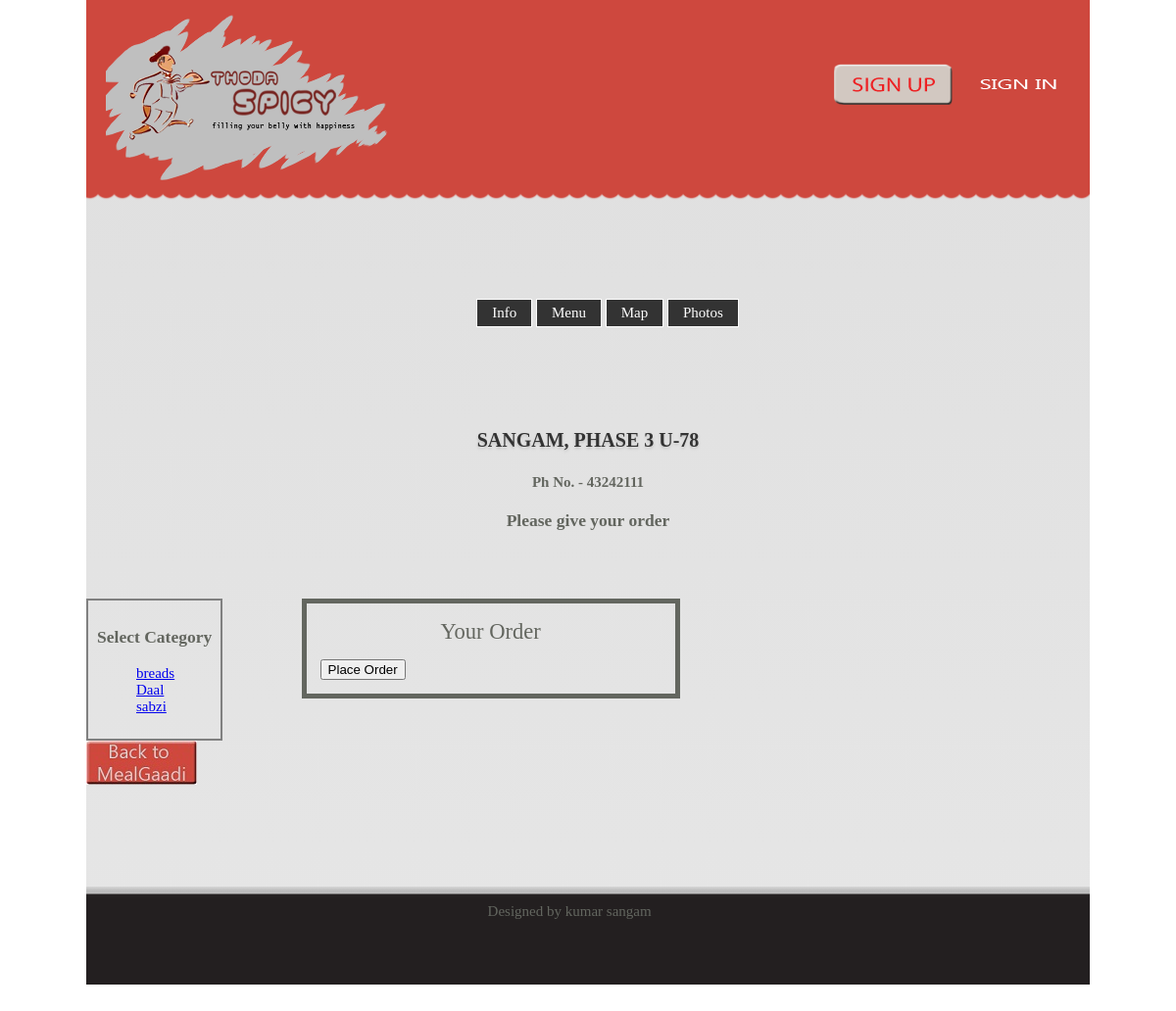
The app's page /menu.php?loc_id=1 with its own data.
### tables this page shows
CREATE TABLE IF NOT EXISTS `business_info` (
  `location_id` int(20) NOT NULL AUTO_INCREMENT,
  `website_id` int(20) NOT NULL,
  `business_name` varchar(50) NOT NULL,
  `business_building` varchar(50) NOT NULL,
  `business_street` varchar(50) NOT NULL,
  `business_city` varchar(20) NOT NULL,
  `business_state` varchar(20) NOT NULL,
  `business_zipcode` int(10) NOT NULL,
  `business_countrycode` int(10) NOT NULL,
  `business_contact` varchar(255) NOT NULL,
  `restaurant_type` varchar(9) NOT NULL,
  `maximum_delivery_km` int(3) NOT NULL,
  `minimum_delivery_cost` int(4) NOT NULL,
  `restaurant_cuisine` set('north indian','chinese') NOT NULL,
  `delivery_charges` int(4) NOT NULL,
  `alcohol_facility` tinyint(1) NOT NULL,
  `dine_in` tinyint(1) NOT NULL,
  `catering` tinyint(1) NOT NULL,
  `credit_card` tinyint(1) NOT NULL,
  `cost_for_two` int(11) NOT NULL,
  `air_conditioned` tinyint(1) NOT NULL,
  `tax` int(4) NOT NULL,
  `take_away` tinyint(1) NOT NULL,
  `thumbnail` varchar(100) NOT NULL,
  `home_delivery` tinyint(1) NOT NULL,
  `open_time` time NOT NULL,
  `close_time` time NOT NULL,
  `restaurant_timings` varchar(20) NOT NULL,
  PRIMARY KEY (`location_id`),
  KEY `website_id` (`website_id`)
);

### menu.php (the view, shortened to what this page needs)
<?php
include 'header1.php';
require 'rest.php';
?>
<html>
<head>
</head>
</html>
<?php
$result3 = mysql_query("SELECT DISTINCT product_category FROM `products` WHERE location_id = '$loc_id' ORDER BY product_category");
$categories = array();
$i = 0;
while($re3 = mysql_fetch_array($result3))
{
    $categories[$i] = $re3['product_category'];
    $i++;
}
?>
<html>
<body>
<h3>Please give your order</h3>
<div id="forms">
<div id="category_box" style="float: left;
padding: 9px;
border: 2px solid gray;
margin-top: 52px;" >
<h3>Select Category</h3>
<ul>
<?php for($i=0;$i<count($categories);$i++)
{
?>
<li><a href="#h3" id="<?php echo $categories[$i]; ?>" onclick="display_category(this)"><?php echo $categories[$i];?></a></li><br />
<?php } ?>
</ul>
</div>
</body>
</html>
<html>
<body>
<div id="finalform" style="position: relative;
left: 70px;
width: 34%;
height: 100%;
float: left;
margin-left: 1%;
margin-top: 5%;
border: 5px solid;
padding: 14px;">
<p style="text-align: center;
margin: 2px;
font-size: 1.5em;
margin-bottom: 5px;">Your Order</p>
<form id="frm2" action="checkout.php" method="POST">
<input type="button" onclick="formSubmit()" name ="submit1" value="Place Order">
</form>
</div>
</div>
<br />
<div class="backto" style="clear: both;"><a href="index.php"><image src="images/back.jpg	" alt="back to home" ></a><br>
			</div>
 <footer>
                          <div id="footer_text"> <br>
						Designed by kumar sangam
		      		</div>
                        </footer>
</body>
</html>

### rest.php
<?php
$loc_id = $_SESSION['loc_id'];
$result1 = mysql_query("SELECT * FROM `business_info` WHERE location_id = '$loc_id'");
if(mysql_num_rows($result1)==1)
{
    $info_row = mysql_fetch_array($result1);
}
else
{
    echo 'Location ID not valid';
    die();
}
?>
<html>
<body>
<link rel='stylesheet' href='css/style.css'>
<nav>
		<ul>
			<li><a href="info.php">Info</a></li>
			<li><a href="menu.php">Menu</a></li>
			<li><a href="map.php">Map</a></li>
			<li><a href="gallery.php?loc_id=<?php echo $loc_id;?>">Photos</a></li>
		</ul>
</nav>
<h2><?php echo strtoupper($info_row['business_name']); ?></h2>
<h4>Ph No. <?php echo $info_row['business_countrycose'].' - '.$info_row['business_contact'];?></h4>
</body>
</html>

### stylespopup.css (style rules this page uses)
body { background: #fff; line-height: 1; font-size: 12px; font-family: Arial, Tahoma, sans-serif; margin: 0; height: 101%; }

### styles.css (style rules this page uses)
body { font-family: Helvetica; font-size: 12px; color: #63665F }
h1, h2 { font-size: 30px; color: #333; text-shadow: 0px 2px 3px #c5c5c5; text-align: center; }
h2 { font-size: 20px; line-height: 30px; }

### style.css (style rules this page uses)
article, aside, audio, canvas, command, datalist, details, embed, figcaption, figure, footer, header, hgroup, keygen, meter, nav, output, progress, section, source, video { display:block }
body { font-family: Verdana, Geneva, Arial, sans-serif; margin: 0px; }
li { display: inline; list-style:none; }
h3 { text-align:center; }
h4 { text-align:center; }
footer { background-image:url(images/footer.png); height: 100px; background-repeat:repeat-x; margin-top: 100px; }
#footer_text { margin-left:40%; margin-top:20px; //border: solid red 3px; }

### css/style.css (style rules this page uses)
body { font: 14px Georgia, serif; }
nav { display: block; width: 100%; margin: 100px auto; text-align: center; }
nav ul { list-style: none; }
nav li { display: inline-block; }
nav a { display: inline-block; background: #333; color: white; padding: 5px 15px; border: 1px solid white; text-decoration: none; }

### records on screen
business_info: business_name "SANGAM, PHASE 3 U-78", business_contact "43242111"

### other values on screen
$categories[$i] "breads"
$categories[$i] "Daal"
$categories[$i] "sabzi"
